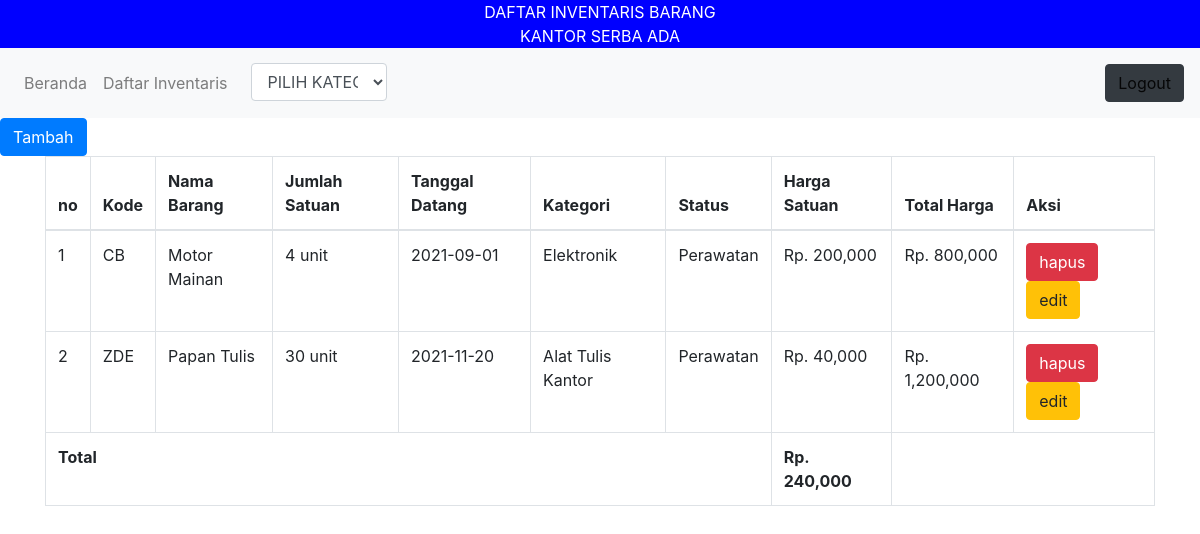
Page /daftar.php on the committed database.
### tables this page shows
CREATE TABLE `inventaris` (
  `kode_barang` varchar(10) NOT NULL,
  `nama_barang` varchar(30) NOT NULL,
  `jumlah` int(11) NOT NULL,
  `satuan` varchar(15) NOT NULL,
  `tgl_datang` date DEFAULT NULL,
  `kategori` varchar(20) NOT NULL,
  `status_barang` varchar(20) NOT NULL,
  `harga` int(20) NOT NULL
);

### daftar.php (the view, shortened to what this page needs)
<?php
$conn = mysqli_connect("localhost","root","","responsi");
?>
<!doctype html>
<html>
<head>
<link rel="stylesheet" href="https://cdn.jsdelivr.net/npm/bootstrap@4.6.1/dist/css/bootstrap.min.css">
</head>
<body>
	<div style="background-color: blue; color: white;">
		<center>DAFTAR INVENTARIS BARANG <br>
		KANTOR SERBA ADA</center>
	</div>
	<div style="background-color: lightskyblue">
		<nav class="navbar navbar-expand-lg navbar-light bg-light">
		  <div class="collapse navbar-collapse" id="navbarNavDropdown">
			<ul class="navbar-nav">
			  <li class="nav-item">
				<a class="nav-link" href="beranda.php">Beranda</a>
			  </li>
			  <li class="nav-item">
				<a class="nav-link" href="daftar.php">Daftar Inventaris</a>
			  </li>
			  <li class="nav-item dropdown">
				<div class="col-sm-10">
					<select name="jurusan" class="form-control" required>
						<option value="">PILIH KATEGORI</option>
					</select>
				</div>
			 </li>
			</ul>
			  <span class="navbar-text" style="margin-left: auto">
				 <button class="btn btn-dark"><a href="logout.php">Logout</a></button>
			  </span>
		  </div>
		</nav>
	</div>
	<a href="tambah.php" class="btn btn-primary"> Tambah</a>
	<div class="container">
		<table class="table table-bordered">
			<thead>
				<tr>
					<th>no</th>
					<th>Kode</th>
					<th>Nama Barang</th>
					<th>Jumlah Satuan</th>
					<th>Tanggal Datang</th>
					<th>Kategori</th>
					<th>Status</th>
					<th>Harga Satuan</th>
					<th>Total Harga</th>
					<th>Aksi</th>
				</tr>
			</thead>
			<tbody>
				<?php $data = $conn-> query("SELECT*FROM inventaris");?>
				<?php $total=0;?>
				<?php $no=1; ?>
				<?php while($isi= mysqli_fetch_assoc($data)){
				$harga = $isi['harga'];
				?>
				<tr>
					<td><?php echo $no; ?></td>
					<td><?php echo $isi['kode_barang'];?></td>
					<td><?php echo $isi['nama_barang']; ?></td>
					<td><?php echo $isi['jumlah']; ?> <?php echo $isi['satuan'];?></td>
					<td><?php echo $isi['tgl_datang']; ?></td>
					<td><?php echo $isi['kategori']; ?></td>
					<td><?php echo $isi['status_barang']; ?></td>
					<td>Rp. <?php echo number_format($harga); ?></td>
					<td>Rp. <?php echo number_format($isi['harga']*$isi['jumlah']);?></td>
					<td>
						<a href="hapus.php?kode=<?php echo $isi ['kode_barang']; ?>" class="btn-danger btn">hapus</a>
						<a  href="edit.php?kode=<?php echo $isi ['kode_barang']; ?>" class="btn-warning btn">edit</a>
					</td>
				</tr>
				<?php $no++;?>
				<?php $total+=$harga ?>
				<?php } ?>
			</tbody>
			<tfoot>
					<tr>
						<th colspan="7">Total</th>
						<th>Rp. <?php echo number_format($total)?></th>
					</tr>
			</tfoot>
		</table>
		<br>
	</div>
</body>
</html>

### rows in the picture
inventaris: kode_barang "CB", nama_barang "Motor Mainan", jumlah "4", satuan "unit", tgl_datang "2021-09-01", kategori "Elektronik", status_barang "Perawatan", harga "200,000", $isi['harga']*$isi['jumlah'] "800,000"
inventaris: kode_barang "ZDE", nama_barang "Papan Tulis", jumlah "30", satuan "unit", tgl_datang "2021-11-20", kategori "Alat Tulis Kantor", status_barang "Perawatan", harga "40,000", $isi['harga']*$isi['jumlah'] "1,200,000"

### other values in the picture
$total "240,000"
